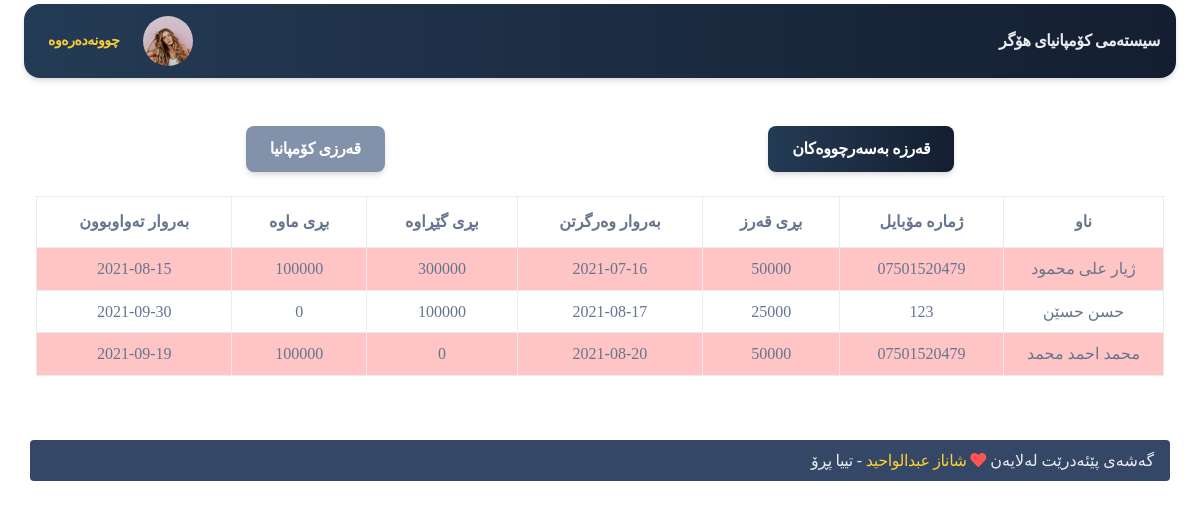
The app's page /app/debts.php (signed in), older data.
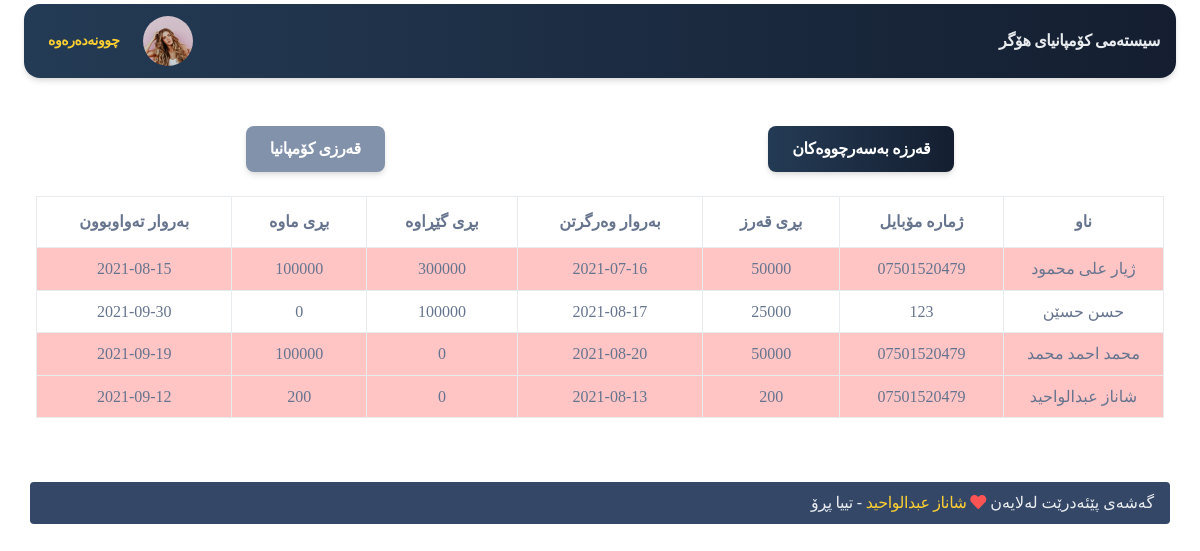
The same page, newer data.
### tables this page shows
CREATE TABLE `system` (
  `id` int(11) NOT NULL,
  `name` text NOT NULL,
  `avatar` text NOT NULL
);

CREATE TABLE `debt` (
  `id_debt` int(11) NOT NULL,
  `debt_amount` int(11) NOT NULL,
  `date_start` date NOT NULL,
  `date_end` date NOT NULL,
  `gerawa` int(11) NOT NULL,
  `mawa` int(11) NOT NULL,
  `clientid` int(11) NOT NULL,
  `name` varchar(255) NOT NULL,
  `phone` varchar(11) NOT NULL
);

### server/helper.php (called while the page is built, shortened)
<?php
include_once("conn.php");
?>
<?php
function show($sql) {
	global $conn;
	$get =  mysqli_query($conn,$sql);
	$result=[];
	while ($row=mysqli_fetch_assoc($get)) {
		$result[]=$row;
	}
	return $result;
}

### app/debts.php (the view, shortened to what this page needs)
<?php require_once('header.php'); ?>
<div class="container d-flex justify-content-around mt-5 flex-wrap">
<a href="expire_debt.php" style="font-size:16px"  class="btn btn-dark " > قەرزە بەسەرچووەکان</a>
<a href="debt_company.php" style="font-size:16px"  class="btn btn-secondary " >قەرزی کۆمپانیا</a>
</div>
<div class="container-fluid mt-2">
    <div class="row m-auto">
        <div class="col-md-12">
            <div class="table-responsive">
            <table class="table table-bordered text-center">
            <thead>
                <tr>
                    <th scope="col">ناو</th>
                    <th scope="col">ژمارە مۆبایل</th>
                    <th scope="col"> بڕی قەرز</th>
                    <th scope="col"> بەروار وەرگرتن</th>
                    <th scope="col">بڕی گێڕاوە</th>
                    <th scope="col">بڕی ماوە</th>
                    <th scope="col"> بەروار تەواوبوون</th>
                </tr>
            </thead>
            <tbody>
                <?php
       $debts=show("SELECT * FROM debt");
    foreach ($debts as $debt) {
            $debt_amount=$debt['debt_amount'];
            $date_debt_start=$debt['date_start'];
            $date_debt_end=$debt['date_end'];
            $gerawa=$debt['gerawa'];
            $mawa=$debt['mawa'];
            $name=$debt['name'];
            $phone=$debt['phone'];
     ?>
<?php
                $alert_date=date('Y-m-d', strtotime($date_debt_end. ' - 2 days'));
                $today=date("Y-m-d") ;
                ?>
                <tr class="<?php  echo $alert_date<=$today ?  'debt_danger' : '' ;  echo $mawa==0 ? 'debt_success': '' ?>" >
                    <td><?=$name?></td>
                    <td><?=$phone?></td>
                    <td><?=$debt_amount?></td>
                    <td><?=$date_debt_start?></td>
                    <td><?=$gerawa?></td>
                    <td><?=$mawa?></td>
                    <td><?=$date_debt_end?></td>
                </tr>
                <?php } ?>
            </tbody>
        </table>
            </div>
        </div>
    </div>
    <?php require_once('footer.php'); ?>

### app/header.php (shortened to what this page needs)
<?php
require_once('../server/helper.php') ;
  ?>
<!DOCTYPE html>
<html dir="rtl">
<head>
  <link href="../assets/css/nucleo-icons.css" rel="stylesheet" />
  <link href="../assets/css/nucleo-svg.css" rel="stylesheet" />
  <link href="../assets/font-awesome/all.css" rel="stylesheet" />
  <link href="../assets/css/nucleo-svg.css" rel="stylesheet" />
  <link id="pagestyle" href="../assets/css/soft-ui-dashboard.css?v=1.0.3" rel="stylesheet" />
  <link id="pagestyle" href="../assets/css/style.css" rel="stylesheet" />
  <link rel="stylesheet" href="../assets/css/datatables.css">
  <link rel="stylesheet" href="../assets/css/datatables.min.css">
</head>
<body class="g-sidenav-show">
  <main class="main-content position-relative max-height-vh-100 h-100 mt-1 border-radius-lg ">
    <nav class="navbar navbar-main navbar-expand-lg px-0 mx-4 shadow bg-first border-radius-xl" id="navbarBlur" navbar-scroll="true">
      <div class="container-fluid py-1 px-3">
      <nav aria-label="breadcrumb">
        <?php $select = show(" SELECT * FROM system ");
      foreach($select as $row) {
          $name = $row['name'];
?>
          <a href="index.php" class="font-weight-bolder mb-0 text-light">  <?=$name;?> </a>
          <?php }  ?>
        </nav>
        <div class="collapse navbar-collapse" dir="ltr" id="navbar">
          <ul class="navbar-nav" dir="rtl" >
            <li class="nav-item px-3 d-flex align-items-center">
              <a href="profile.php" class="nav-link text-body p-0 ">
              <img src="../assets/img/pro/team-1.jpg" width="50" class="img-fluid rounded-circle " alt="">
              </a>
            </li>
            <li class="nav-item d-flex align-items-center">
              <a href="logout.php" class="nav-link text-body font-weight-bold px-0">
                <span class="d-sm-inline p-2 text-warning">چوونەدەرەوە</span>
              </a>
            </li>
              </ul>
        </div>
      </div>
    </nav>

Row changes from the older to the newer data that the page shows:
added debt: name "شاناز عبدالواحید", phone "07501520479", debt_amount "200", date_start "2021-08-13", gerawa "0", mawa "200", date_end "2021-09-12"
